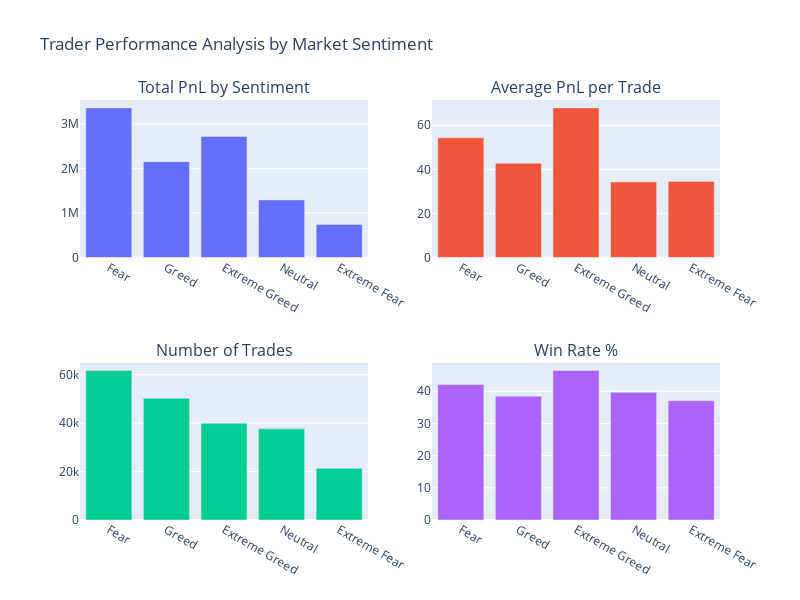

Notebook cell for this chart:
### Markdown cell above
#### Dashboard

### Code cell
# Create subplots
fig = make_subplots(rows=2, cols=2, subplot_titles=('Total PnL by Sentiment', 'Average PnL per Trade', 
                                                   'Number of Trades', 'Win Rate %'))

# Add traces
fig.add_trace(go.Bar(x=performance['classification'], 
                    y=performance['total_pnl'], name="Total PnL"), row=1, col=1)
fig.add_trace(go.Bar(x=performance['classification'], 
                    y=performance['average_pnl_per_trade'], name="Avg PnL"), row=1, col=2)
fig.add_trace(go.Bar(x=performance['classification'], 
                    y=performance['number_of_traders'], name="Number of Trades"), row=2, col=1)
fig.add_trace(go.Bar(x=performance['classification'], 
                    y=performance['win_rate'], name="Win Rate %"), row=2, col=2)

fig.update_layout(height=600, width=800, title_text="Trader Performance Analysis by Market Sentiment", showlegend=False)
fig.show()

### Figure 1 — Plotly figure (JSON) as saved in the notebook; plotly's stock layout.template omitted (floating-point values rounded to 4 significant figures)
{"data": [{"name": "Total PnL", "type": "bar", "x": ["Fear", "Greed", "Extreme Greed", "Neutral", "Extreme Fear"], "xaxis": "x", "y": [3357000.0, 2150000.0, 2715000.0, 1293000.0, 739100.0], "yaxis": "y"}, {"name": "Avg PnL", "type": "bar", "x": ["Fear", "Greed", "Extreme Greed", "Neutral", "Extreme Fear"], "xaxis": "x2", "y": [54.29, 42.74, 67.89, 34.31, 34.54], "yaxis": "y2"}, {"name": "Number of Trades", "type": "bar", "x": ["Fear", "Greed", "Extreme Greed", "Neutral", "Extreme Fear"], "xaxis": "x3", "y": [61837, 50303, 39992, 37686, 21400], "yaxis": "y3"}, {"name": "Win Rate %", "type": "bar", "x": ["Fear", "Greed", "Extreme Greed", "Neutral", "Extreme Fear"], "xaxis": "x4", "y": [42.08, 38.48, 46.49, 39.7, 37.06], "yaxis": "y4"}], "layout": {"annotations": [{"font": {"size": 16}, "showarrow": false, "text": "Total PnL by Sentiment", "x": 0.225, "xanchor": "center", "xref": "paper", "y": 1, "yanchor": "bottom", "yref": "paper"}, {"font": {"size": 16}, "showarrow": false, "text": "Average PnL per Trade", "x": 0.775, "xanchor": "center", "xref": "paper", "y": 1, "yanchor": "bottom", "yref": "paper"}, {"font": {"size": 16}, "showarrow": false, "text": "Number of Trades", "x": 0.225, "xanchor": "center", "xref": "paper", "y": 0.375, "yanchor": "bottom", "yref": "paper"}, {"font": {"size": 16}, "showarrow": false, "text": "Win Rate %", "x": 0.775, "xanchor": "center", "xref": "paper", "y": 0.375, "yanchor": "bottom", "yref": "paper"}], "height": 600, "showlegend": false, "title": {"text": "Trader Performance Analysis by Market Sentiment"}, "width": 800, "xaxis": {"anchor": "y", "domain": [0, 0.45]}, "xaxis2": {"anchor": "y2", "domain": [0.55, 1]}, "xaxis3": {"anchor": "y3", "domain": [0, 0.45]}, "xaxis4": {"anchor": "y4", "domain": [0.55, 1]}, "yaxis": {"anchor": "x", "domain": [0.625, 1]}, "yaxis2": {"anchor": "x2", "domain": [0.625, 1]}, "yaxis3": {"anchor": "x3", "domain": [0, 0.375]}, "yaxis4": {"anchor": "x4", "domain": [0, 0.375]}}}
